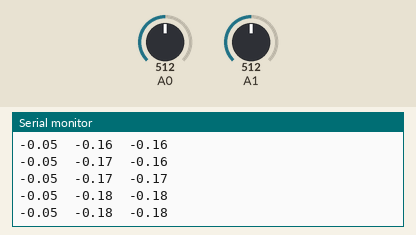
Simulated run of this sketch. Board: Arduino Uno, built with avr-gcc and run on an emulated ATmega328P. On the bench: the last lines printed to the serial monitor. The test bench sets the inputs (shaded band); at power-on: A0 = 512, A1 = 512.

Above: at 1.3 s.
1.4 s: A0 set to 716
At 1.42 s:
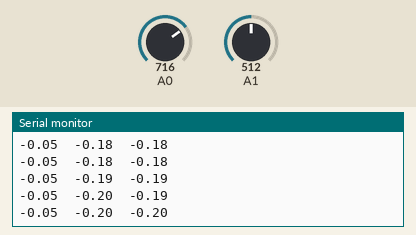
2.9 s: A1 set to 716
At 2.92 s:
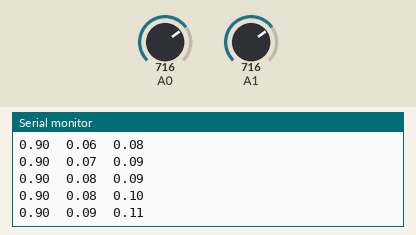
4.4 s: A1 set to 900
At 4.42 s:
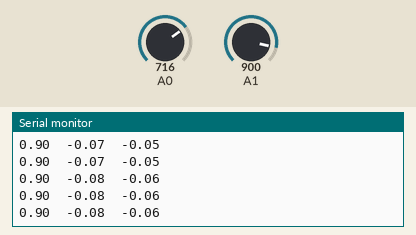
5.9 s: A0 set to 511
At 5.92 s:
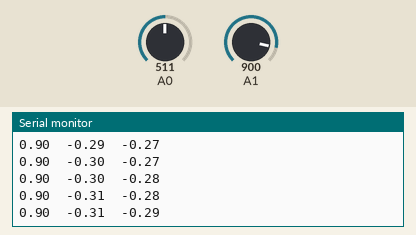
Timing chart, 0 to 8.4 s (numbered marks = the images above; inputs shaded):
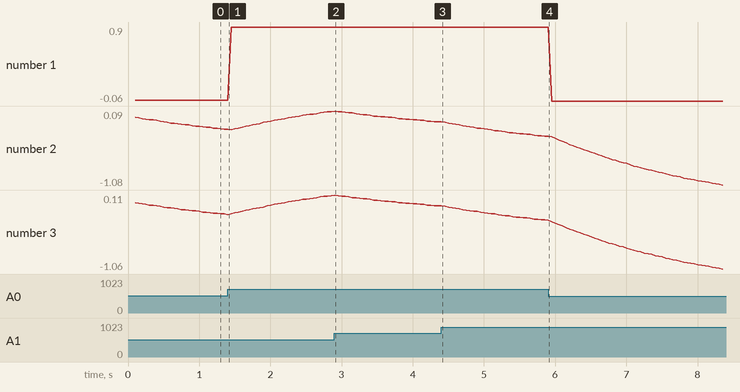

The sketch:

IMU_Trial.ino
```cpp
struct Accelerometer
{
  int x;
  int offset_x;
  int raw_x;
  float angle_x;
};

struct Gyroscope
{
  int x;
  int offset_x;
  int raw_x;
  float angRate_x;
  float angle_x;
};

struct Accelerometer accelero;
struct Gyroscope gyro;
float angle_x = 0.00;

// timer variables
int cycle_time;
long last_cycle = 0;

void setup()
{
  analogReference(EXTERNAL);
  Serial.begin(9600);
  delay(100);
}

void loop()
{
  readAndCalculateAccelerometer();
  readAndCalculateGyroscope();

  angle_x = 0.98 * gyro.angle_x + 0.02 * accelero.angle_x;

  time_stamp();

  Serial.print(accelero.angle_x); Serial.print("\t");
  Serial.print(gyro.angle_x); Serial.print("\t");
  Serial.println(angle_x);
//  Serial.print("time: ");
//  Serial.println(cycle_time); // print the loop cycle time
}

void readAndCalculateAccelerometer()
{
  accelero.offset_x = 517;
  accelero.x = analogRead(A0);
  accelero.raw_x = accelero.x - accelero.offset_x;
  accelero.raw_x = constrain(accelero.raw_x, -90, 90);
  accelero.angle_x = (float)(accelero.raw_x * 0.01);
}

void readAndCalculateGyroscope()
{
  gyro.offset_x = 397;
  gyro.x = analogRead(A1);
  gyro.raw_x = gyro.x - gyro.offset_x;
  gyro.raw_x = constrain(gyro.raw_x, -gyro.offset_x, gyro.offset_x);
//  gyro.raw_x = map(gyro.raw_x, -gyro.offset_x, gyro.offset_x, -90, 90);
  gyro.angRate_x = (float)(gyro.raw_x * 0.0015) * -0.05;
  gyro.angle_x = angle_x + gyro.angRate_x;
}


void time_stamp(){
  // check to make sure it has been exactly 50 milliseconds since the last recorded time-stamp
  while((millis() - last_cycle) < 50){
    delay(1);
  }
  // once the loop cycle reaches 50 mS, reset timer value and proceed
  cycle_time = millis() - last_cycle;
  last_cycle = millis();
}
```

Measured:
- plotted number 1: -0.05 → 0.9 after the input at 1.4 s
- plotted number 2: -0.2 → 0.08 after the input at 1.4 s, -0.08 → -0.31 after the input at 4.4 s
- plotted number 3: -0.19 → 0.1 after the input at 1.4 s, -0.06 → -0.28 after the input at 4.4 s
